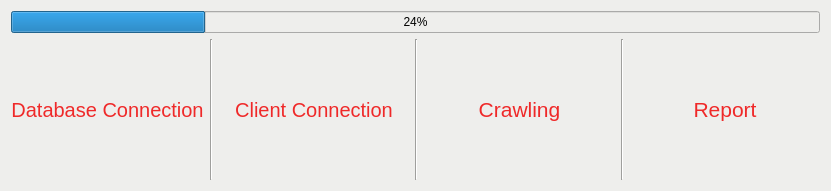
   <widget class="QWidget" name="progress" native="true">
    <property name="geometry">
     <rect>
      <x>430</x>
      <y>20</y>
      <width>831</width>
      <height>191</height>
     </rect>
    </property>
    <property name="autoFillBackground">
     <bool>false</bool>
    </property>
    <property name="styleSheet">
     <string notr="true">background-color: rgb(238, 238, 236);</string>
    </property>
    <layout class="QHBoxLayout" name="horizontalLayout">
     <item>
      <layout class="QVBoxLayout" name="progress_vertical">
       <item>
        <widget class="QProgressBar" name="progressBar">
         <property name="value">
          <number>24</number>
         </property>
        </widget>
       </item>
       <item>
        <layout class="QHBoxLayout" name="progess_state_box">
         <item>
          <widget class="QLabel" name="DatabaseConnection">
           <property name="font">
            <font>
             <pointsize>15</pointsize>
            </font>
           </property>
           <property name="styleSheet">
            <string notr="true">color: rgb(239, 41, 41)</string>
           </property>
           <property name="text">
            <string>Database Connection</string>
           </property>
           <property name="alignment">
            <set>Qt::AlignCenter</set>
           </property>
          </widget>
         </item>
         <item>
          <widget class="Line" name="line">
           <property name="orientation">
            <enum>Qt::Vertical</enum>
           </property>
          </widget>
         </item>
         <item>
          <widget class="QLabel" name="ClientConnection">
           <property name="font">
            <font>
             <pointsize>15</pointsize>
            </font>
           </property>
           <property name="styleSheet">
            <string notr="true">color: rgb(239, 41, 41)</string>
           </property>
           <property name="text">
            <string>Client Connection</string>
           </property>
           <property name="alignment">
            <set>Qt::AlignCenter</set>
           </property>
          </widget>
         </item>
         <item>
          <widget class="Line" name="line_2">
           <property name="orientation">
            <enum>Qt::Vertical</enum>
           </property>
          </widget>
         </item>
         <item>
          <widget class="QLabel" name="Crawling">
           <property name="font">
            <font>
             <pointsize>16</pointsize>
            </font>
           </property>
           <property name="styleSheet">
            <string notr="true">color: rgb(239, 41, 41)</string>
           </property>
           <property name="text">
            <string>Crawling</string>
           </property>
           <property name="alignment">
            <set>Qt::AlignCenter</set>
           </property>
          </widget>
         </item>
         <item>
          <widget class="Line" name="line_3">
           <property name="orientation">
            <enum>Qt::Vertical</enum>
           </property>
          </widget>
         </item>
         <item>
          <widget class="QLabel" name="Report">
           <property name="font">
            <font>
             <pointsize>16</pointsize>
            </font>
           </property>
           <property name="styleSheet">
            <string notr="true">color: rgb(239, 41, 41)</string>
           </property>
           <property name="text">
            <string>Report</string>
           </property>
           <property name="alignment">
            <set>Qt::AlignCenter</set>
           </property>
          </widget>
         </item>
        </layout>
       </item>
      </layout>
     </item>
    </layout>
   </widget>
